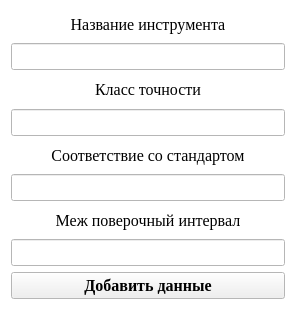
<?xml version="1.0" encoding="UTF-8"?>
<ui version="4.0">
 <class>addrecord</class>
 <widget class="QWidget" name="addrecord">
  <property name="geometry">
   <rect>
    <x>0</x>
    <y>0</y>
    <width>296</width>
    <height>310</height>
   </rect>
  </property>
  <property name="palette">
   <palette>
    <active>
     <colorrole role="Base">
      <brush brushstyle="SolidPattern">
       <color alpha="255">
        <red>255</red>
        <green>255</green>
        <blue>255</blue>
       </color>
      </brush>
     </colorrole>
     <colorrole role="Window">
      <brush brushstyle="SolidPattern">
       <color alpha="255">
        <red>255</red>
        <green>255</green>
        <blue>255</blue>
       </color>
      </brush>
     </colorrole>
    </active>
    <inactive>
     <colorrole role="Base">
      <brush brushstyle="SolidPattern">
       <color alpha="255">
        <red>255</red>
        <green>255</green>
        <blue>255</blue>
       </color>
      </brush>
     </colorrole>
     <colorrole role="Window">
      <brush brushstyle="SolidPattern">
       <color alpha="255">
        <red>255</red>
        <green>255</green>
        <blue>255</blue>
       </color>
      </brush>
     </colorrole>
    </inactive>
    <disabled>
     <colorrole role="Base">
      <brush brushstyle="SolidPattern">
       <color alpha="255">
        <red>255</red>
        <green>255</green>
        <blue>255</blue>
       </color>
      </brush>
     </colorrole>
     <colorrole role="Window">
      <brush brushstyle="SolidPattern">
       <color alpha="255">
        <red>255</red>
        <green>255</green>
        <blue>255</blue>
       </color>
      </brush>
     </colorrole>
    </disabled>
   </palette>
  </property>
  <property name="windowTitle">
   <string>Form</string>
  </property>
  <layout class="QGridLayout" name="gridLayout">
   <item row="6" column="0">
    <widget class="QLabel" name="label_3">
     <property name="font">
      <font>
       <family>Times New Roman</family>
       <pointsize>12</pointsize>
      </font>
     </property>
     <property name="text">
      <string>Соответствие со стандартом</string>
     </property>
     <property name="alignment">
      <set>Qt::AlignCenter</set>
     </property>
    </widget>
   </item>
   <item row="8" column="0">
    <widget class="QLabel" name="label_4">
     <property name="font">
      <font>
       <family>Times New Roman</family>
       <pointsize>12</pointsize>
      </font>
     </property>
     <property name="text">
      <string>Меж поверочный интервал</string>
     </property>
     <property name="alignment">
      <set>Qt::AlignCenter</set>
     </property>
    </widget>
   </item>
   <item row="11" column="0">
    <widget class="QPushButton" name="pushButton">
     <property name="font">
      <font>
       <family>Times New Roman</family>
       <pointsize>12</pointsize>
       <weight>75</weight>
       <bold>true</bold>
      </font>
     </property>
     <property name="text">
      <string>Добавить данные</string>
     </property>
    </widget>
   </item>
   <item row="7" column="0">
    <widget class="QLineEdit" name="lineEdit_3">
     <property name="font">
      <font>
       <family>Times New Roman</family>
       <pointsize>12</pointsize>
      </font>
     </property>
     <property name="alignment">
      <set>Qt::AlignCenter</set>
     </property>
    </widget>
   </item>
   <item row="5" column="0">
    <widget class="QLineEdit" name="lineEdit_2">
     <property name="font">
      <font>
       <family>Times New Roman</family>
       <pointsize>12</pointsize>
      </font>
     </property>
     <property name="alignment">
      <set>Qt::AlignCenter</set>
     </property>
    </widget>
   </item>
   <item row="9" column="0">
    <widget class="QLineEdit" name="lineEdit_4">
     <property name="font">
      <font>
       <family>Times New Roman</family>
       <pointsize>12</pointsize>
      </font>
     </property>
     <property name="alignment">
      <set>Qt::AlignCenter</set>
     </property>
    </widget>
   </item>
   <item row="4" column="0">
    <widget class="QLabel" name="label_2">
     <property name="font">
      <font>
       <family>Times New Roman</family>
       <pointsize>12</pointsize>
      </font>
     </property>
     <property name="text">
      <string>Класс точности</string>
     </property>
     <property name="alignment">
      <set>Qt::AlignCenter</set>
     </property>
    </widget>
   </item>
   <item row="3" column="0">
    <widget class="QLineEdit" name="lineEdit">
     <property name="font">
      <font>
       <family>Times New Roman</family>
       <pointsize>12</pointsize>
      </font>
     </property>
     <property name="alignment">
      <set>Qt::AlignCenter</set>
     </property>
    </widget>
   </item>
   <item row="2" column="0">
    <widget class="QLabel" name="label">
     <property name="font">
      <font>
       <family>Times New Roman</family>
       <pointsize>12</pointsize>
      </font>
     </property>
     <property name="text">
      <string>Название инструмента</string>
     </property>
     <property name="alignment">
      <set>Qt::AlignCenter</set>
     </property>
    </widget>
   </item>
  </layout>
 </widget>
 <resources/>
 <connections/>
</ui>
